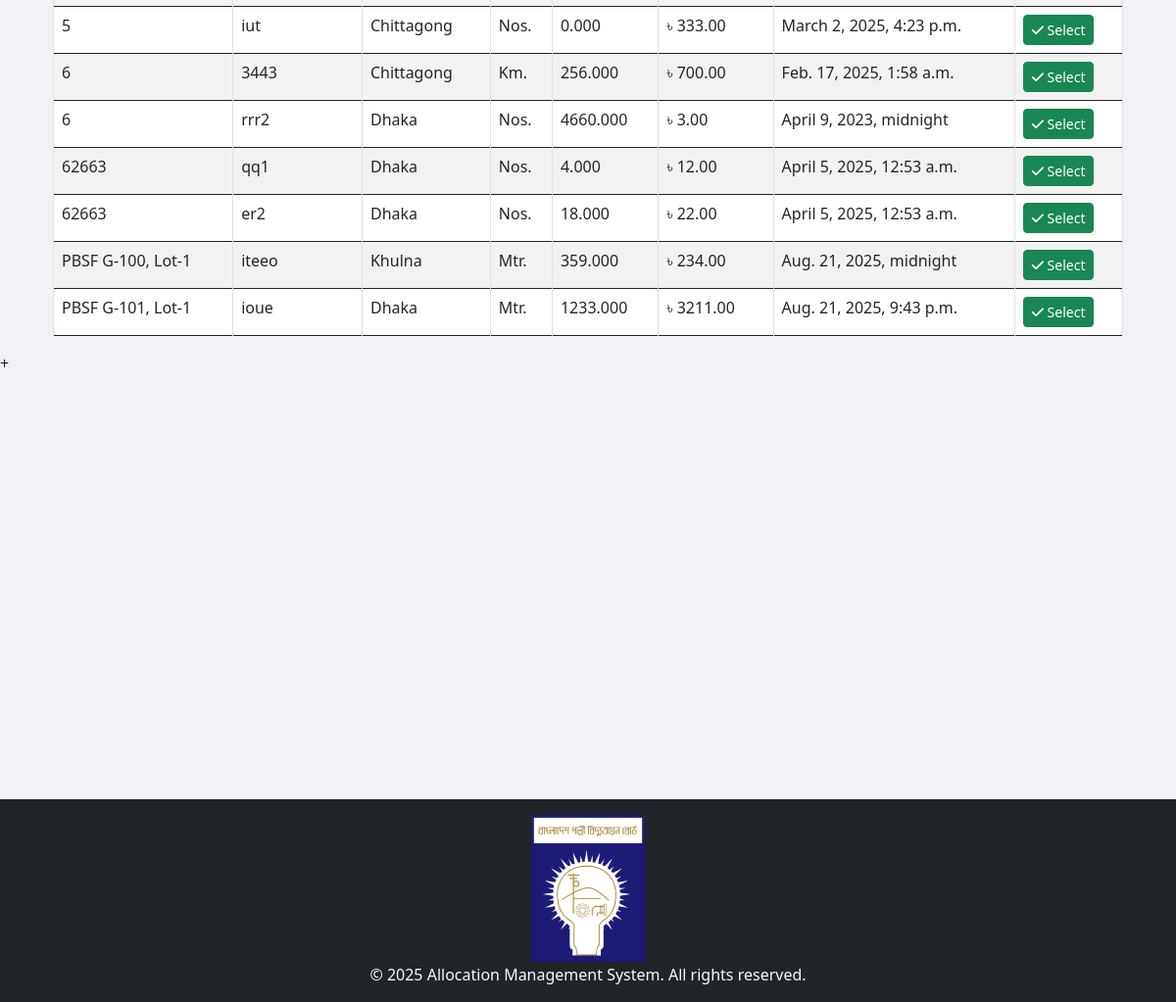
The app's page /allocation/Search_and_Select/2/ (signed in, lower part), older data.
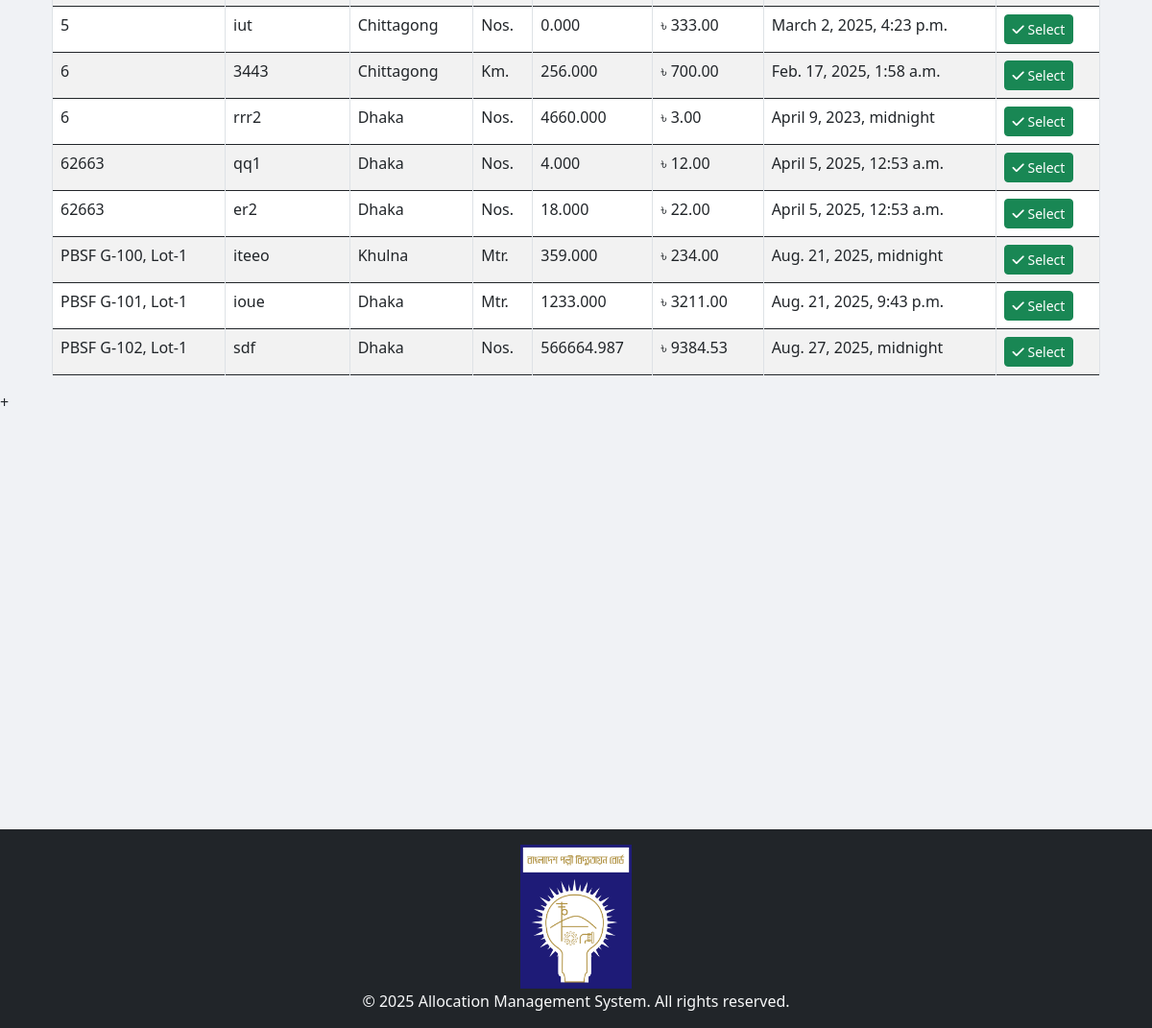
The same page, newer data.
### App_Entry/models.py (models this page shows, shortened)
class Item(models.Model):
    WAREHOUSE_CHOICES = [
        ("Dhaka", "Dhaka"),
        ("Khulna", "Khulna"),
        ("Chittagong", "Chittagong"),
    ]
    UNIT_CHOICES = [
        ("Nos.", "Nos."),
        ("Mtr.", "Mtr."),
        ("Km.", "Km."),
        ("Set.", "Set."),
        ("Pair.", "Pair."),
    ]
    name = models.CharField(max_length=255)
    description = models.TextField(blank=True, null=True)
    warehouse = models.CharField(
        max_length=50, choices=WAREHOUSE_CHOICES, default="Dhaka"
    )
    unit_of_item = models.CharField(
        max_length=10, choices=UNIT_CHOICES, default="Nos."
    )  # Updated field
    unit_price = models.DecimalField(max_digits=15, decimal_places=2, default=0.00)
    quantity_of_item = models.DecimalField(
        max_digits=20,
        decimal_places=3,
        default=0.00
    )
    package = models.ForeignKey(
        Package,
        on_delete=models.SET_NULL,
        related_name="package_of_item",
        null=True,
    )
    created_at = models.DateTimeField(default=timezone.now)

class Package(models.Model):
    packageId = models.TextField(unique=True)

### App_Allocation/views/Allocation_view.py (the view, shortened to what this page needs)
# urls.py: path('Search_and_Select/<int:allocation_id>/', views.Search_and_Select, name='Search_and_Select'),
@login_required
def Search_and_Select(request, allocation_id=None):
    query = request.GET.get("query", "").strip()
    filter_by = request.GET.get("filter_by", "All")
    date_filter = request.GET.get("date", "")
    items = Item.objects.all()
    if filter_by == "Entry/Update date" and date_filter:
        try:
            date_obj = datetime.strptime(date_filter, "%Y-%m-%d")
            items = items.filter(created_at__date=date_obj.date())
        except ValueError:
            pass
    items = items.order_by("package__packageId")
    allocation_number = None
    if allocation_id:
        try:
            allocation = Allocation_Number.objects.get(id=allocation_id)
            allocation_number = allocation.allocation_no
        except Allocation_Number.DoesNotExist:
            messages.error(request, "Invalid Allocation Number.")
    return render(
        request,
        "App_Allocation/Search_and_Select.html",
        {
            "items": items,
            "query": query,
            "filter_by": filter_by,
            "date_filter": date_filter,
            "allocation_number": allocation_number,
            "allocation_id": allocation_id,
        },
    )

### templates/App_Allocation/Search_and_Select.html (shortened to what this page needs)
{% extends 'base.html' %}
{% load crispy_forms_tags %}
{% load static %}
{% block body_block %}
<br>
<div class="container mt-3">
    <br>
    <div class="table-responsive">
        <br>
        <table class="table table-bordered table-striped table-hover">
            <tbody>
                {% if items %}
                    {% for item in items %}
                    <tr class="selectable-row">
                        <td>{{ item.package.packageId }}</td>
                        <td>{{ item.name }}</td>
                        <td>{{ item.warehouse }}</td>
                        <td>{{ item.unit_of_item }}</td>
                        <td>{{ item.quantity_of_item }}</td>
                        <td>৳ {{ item.unit_price }}</td>
                        <td>{{ item.created_at }}</td>
                        <td>
                            <a
                            href="{% url 'App_Allocation:allocate_item' allocation_id item.id %}"
                            class="btn btn-success btn-sm select-btn"><i class="fas fa-check"></i> Select</a>
                        </td>
                    </tr>
                    {% endfor %}
                {% else %}
                    <tr>
                        <td colspan="8" class="text-center text-danger">No matching data found</td>
                    </tr>
                {% endif %}
            </tbody>
        </table>
    </div>
</div>
{% endblock %}

Row changes from the older to the newer data that the page shows:
added Item: package.packageId "PBSF G-102, Lot-1", name "sdf", warehouse "Dhaka", unit_of_item "Nos.", quantity_of_item "566664.987", unit_price "9384.53", created_at "Aug. 27, 2025, midnight"
